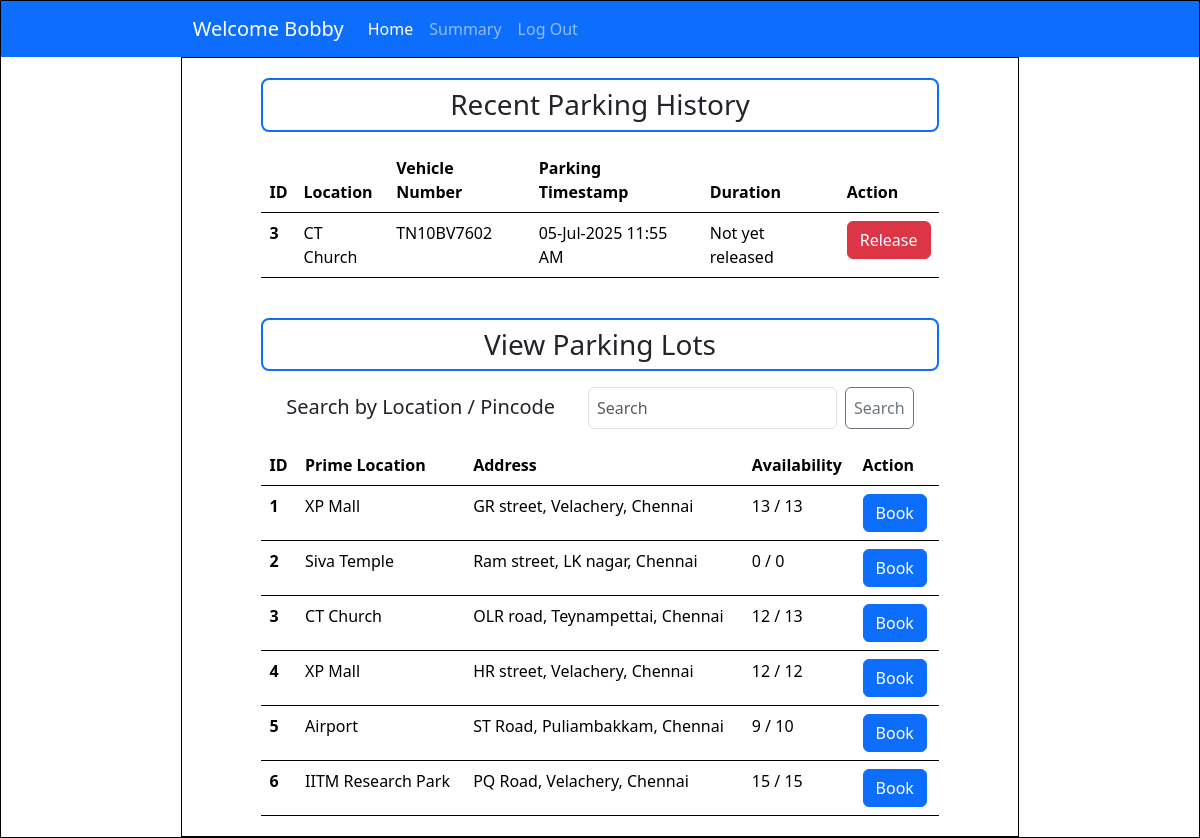
The page /user_dashboard (signed in) on the database its author committed.
### controllers/models.py (models this page shows)
class User(db.Model, UserMixin):
    id = db.Column(db.Integer, primary_key=True)
    username = db.Column(db.String, unique=True, nullable = False)
    password = db.Column(db.String, nullable=False)
    name = db.Column(db.String, nullable=False)
    address = db.Column(db.String, nullable=False)
    type = db.Column(db.String, default="general")
    pincode = db.Column(db.String(6), nullable=False)
    reservations = db.relationship('Reservation', backref='user')

class ParkingLot(db.Model):
    id = db.Column(db.Integer, primary_key = True)
    prime_location_name = db.Column(db.String, nullable=False)
    price = db.Column(db.Integer, nullable=False)
    address = db.Column(db.String, nullable=False)
    pincode = db.Column(db.Integer,nullable = False)
    maximum_spots = db.Column(db.Integer, nullable=False)
    active = db.Column(db.Boolean, nullable=False, default=True)
    spots = db.relationship('ParkingSpot', backref='lot')

class Reservation(db.Model):
    id = db.Column(db.Integer, primary_key = True)
    spot_id = db.Column(db.Integer, db.ForeignKey('parking_spot.id'), nullable=False)
    user_id = db.Column(db.Integer, db.ForeignKey('user.id'), nullable = False)
    lot_id = db.Column(db.Integer, db.ForeignKey('parking_lot.id'), nullable = False)
    parking_timestamp = db.Column(db.DateTime(timezone=True), nullable=False)
    leaving_timestamp = db.Column(db.DateTime(timezone=True), nullable=True)
    parking_price = db.Column(db.Integer, nullable=False)
    cost = db.Column(db.Integer, nullable=True)
    vehicle_no = db.Column(db.String, nullable=False)

### controllers/controller.py (the view, shortened to what this page needs)
@app.route("/user_dashboard", methods=["GET", "POST"])
@login_required
def user_dashboard():
    lots = ParkingLot.query.all()
    lots_avl = []
    keyword = ""
    for lot in lots:
        total_spots = ParkingSpot.query.filter_by(lot_id=lot.id, active=1).count()
        avl_spots = ParkingSpot.query.filter_by(lot_id=lot.id, status="A").count()
        lots_avl.append({
            "lot": lot,
            "available": avl_spots,
            "total": total_spots
        })
    reservations = Reservation.query.filter_by(user_id=current_user.id)
    parking_history = []
    for event in reservations:
        lot = ParkingLot.query.filter_by(id=event.lot_id).first()
        duration='Not yet released'
        if event.leaving_timestamp!=None:
            total_minutes = int((event.leaving_timestamp - event.parking_timestamp).total_seconds() / 60)
            duration = "{} hour(s) and {} minute(s)".format(total_minutes//60, total_minutes%60 )
        parking_history.append({"booking": event, "lot": lot, "duration": duration })
    return render_template("user_home.html", lots=lots_avl, user=current_user, history=parking_history)

### app.py (called while the page is built)
@login_manager.user_loader
def load_user(user_id):
    return User.query.get(int(user_id))

### templates/user_home.html (shortened to what this page needs)
<!DOCTYPE html>
<html lang="en">
<head>
    <link href="https://cdn.jsdelivr.net/npm/bootstrap@5.3.6/dist/css/bootstrap.min.css" rel="stylesheet"
>
    <link rel="stylesheet" href="../static/style.css">
</head>
<body>
    <div id="main">
        <nav class="navbar navbar-expand-lg bg-primary" data-bs-theme="dark">
            <div class="container-fluid">
                <a class="navbar-brand" href="#">Welcome {{user.name}}</a>
                <div class="collapse navbar-collapse" id="navbarNavAltMarkup">
                    <div class="navbar-nav">
                        <a class="nav-link active" aria-current="page" href="#">Home</a>
                        <a class="nav-link" href="#">Summary</a>
                        <a class="nav-link" href="/login">Log Out</a>
                    </div>
                </div>
            </div>
        </nav>
        <div id="canvas">
            <div class="h3 text-center pt-2 pb-2 mb-3 rounded-3 border border-2 border-primary" style="margin: auto; width: 85%;">Recent Parking History</div>
            <table class="table" style="margin: auto; width: 85%; border: 2px;">
                <thead>
                    <tr>
                        <th scope="col">ID</th>
                        <th scope="col">Location</th>
                        <th scope="col">Vehicle Number</th>
                        <th scope="col">Parking Timestamp</th>
                        <th scope="col">Duration</th>
                        <th scope="col">Action</th>
                    </tr>
                </thead>
                <tbody>
                    {% for event in history %}
                    <tr>
                        <th scope="row">{{ event.lot.id }}</th>
                        <td>{{ event.lot.prime_location_name }}</td>
                        <td>{{ event.booking.vehicle_no }}</td>
                        <td>{{ event.booking.parking_timestamp.strftime('%d-%b-%Y %I:%M %p') }}</td>
                        <td>{{ event.duration }}</td>
                        <td>
                            {% if not event.booking.leaving_timestamp %}
                            <div>
                                <a href="{{ url_for('release_spot', booking_id=event.booking.id) }}"
                                    class="btn btn-danger">Release</a>
                            </div>
                            {% else %}
                            <div>
                                <input type="button" class="btn btn-success readonly" value="Parked Out">
                            </div>
                            {% endif %}
                        </td>
                    </tr>
                    {% endfor %}
                </tbody>
            </table>
            <br>
            <div class="h3 text-center pt-2 pb-2 mt-3 mb-3 rounded-3 border border-2 border-primary" style="margin: auto; width: 85%;">View Parking Lots</div>
                <div class="d-flex justify-content-evenly align-self-center flex-row mb-3" style="width: 85%; margin:auto">
                    <p class="h5 mb-0 mt-2">Search by Location / Pincode</a>
                    <form class="d-flex" role="search" method="post">
                        <input class="form-control p-2 mx-2" type="search" placeholder="Search" name="keyword" aria-label="Search" />
                        <button class="btn btn-outline-secondary p-2" type="submit">Search</button>
                    </form>
                </div>
            <table class="table" style="margin: auto; width: 85%; border: 2px;">
                <thead>
                    <tr>
                        <th scope="col">ID</th>
                        <th scope="col">Prime Location</th>
                        <th scope="col">Address</th>
                        <th scope="col">Availability</th>
                        <th scope="col">Action</th>
                    </tr>
                </thead>
                <tbody>
                    {% for item in lots %}
                    <tr>
                        <th scope="row">{{ item.lot.id }}</th>
                        <td>{{ item.lot.prime_location_name }}</td>
                        <td>{{ item.lot.address }}</td>
                        <td>{{ item.available }} / {{ item.total }}</td>
                        <td>
                            <div>
                                <a href="{{ url_for('book_spot', lot_id=item.lot.id) }}"
                                    class="btn btn-primary">Book</a>
                            </div>
                        </td>
                    </tr>
                    {% endfor %}
                </tbody>
            </table>
        </div>
    </div>
</body>
</html>

### static/style.css (style rules this page uses)
* { margin: 0px; }
#main, #canvas { border: 1px solid black; }
#canvas { width: 70%; margin: auto; height: auto; min-height: 760px; padding: 20px }
.navbar { padding-left: 15%; padding-right: 15%; }

### rows shown on the page
User: name "Bobby"
ParkingLot: lot.id "3", lot.prime_location_name "CT Church", lot.id "3", lot.prime_location_name "CT Church", lot.address "OLR road, Teynampettai, Chennai"
Reservation: booking.vehicle_no "TN10BV7602", booking.parking_timestamp "05-Jul-2025 11:55 AM"
ParkingLot: lot.id "1", lot.prime_location_name "XP Mall", lot.address "GR street, Velachery, Chennai"
ParkingLot: lot.id "2", lot.prime_location_name "Siva Temple", lot.address "Ram street, LK nagar, Chennai"
ParkingLot: lot.id "4", lot.prime_location_name "XP Mall", lot.address "HR street, Velachery, Chennai"
ParkingLot: lot.id "5", lot.prime_location_name "Airport", lot.address "ST Road, Puliambakkam, Chennai"
ParkingLot: lot.id "6", lot.prime_location_name "IITM Research Park", lot.address "PQ Road, Velachery, Chennai"

### other values the page prints
{{ event.duration }} "Not yet released"
{{ item.available }} "13" "0" "12" "12" "9" "15"
{{ item.total }} "13" "0" "13" "12" "10" "15"
